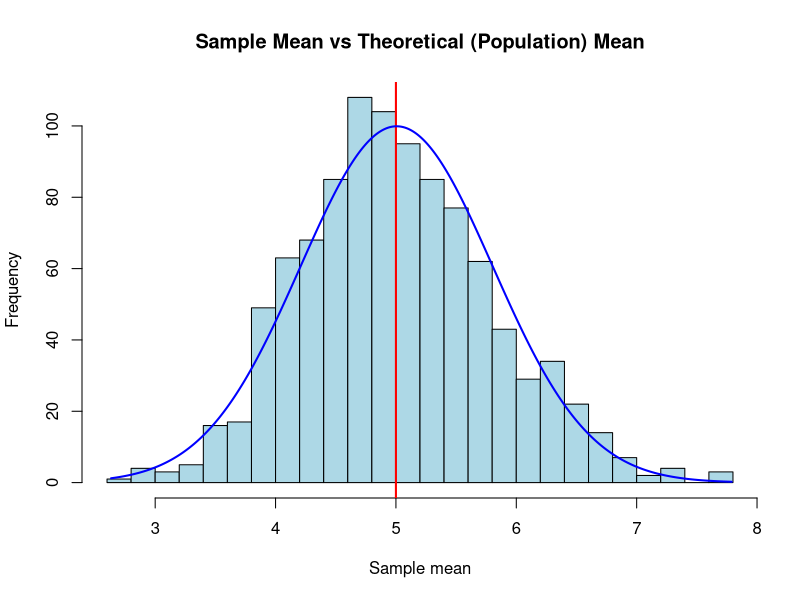
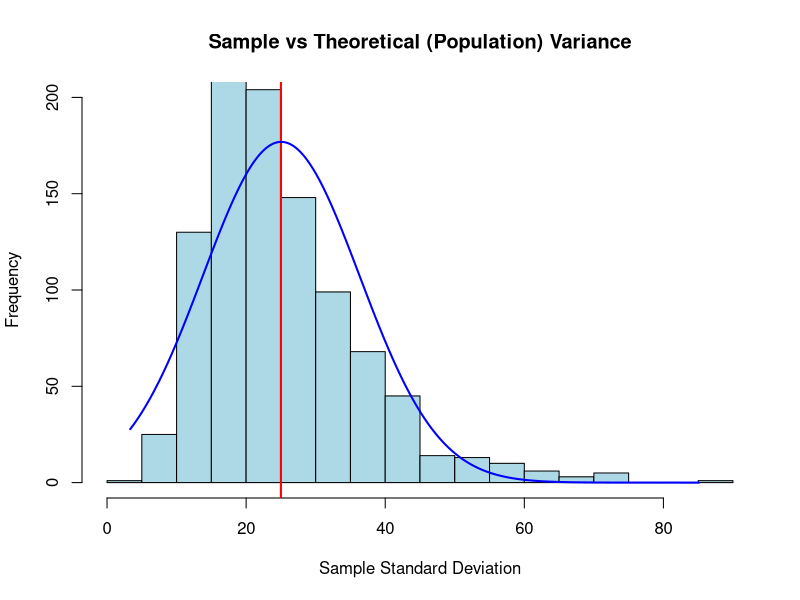

The R script that drew these images, in order:
## ---- chunk 1
set.seed(20150810)
lambda <- 0.2
mns    <- NULL
for (i in 1:1000) mns = c(mns, mean(rexp(40, rate = lambda)))
h <- hist(mns, col="lightblue", breaks=20, xlab="Sample mean", 
          main="Sample Mean vs Theoretical (Population) Mean")
abline(v=1/lambda, col="red", lwd=2)
xfit <- seq(min(mns), max(mns), length=1000) 
yfit <- dnorm(xfit, mean=mean(mns), sd=sd(mns))
yfit <- yfit*diff(h$mids[1:2])*length(mns)
lines(xfit, yfit, col="blue", lwd=2)
## ---- chunk 2
set.seed(20150710)
lambda <- 0.2
n      <- 40
nosim  <- 1000
exp_df <- data.frame(matrix(rexp(n*nosim, rate=lambda), nrow=nosim, ncol=n))
vars   <- apply(exp_df, 1, var)
h <- hist(vars, col="lightblue", breaks=20, xlab="Sample Standard Deviation", 
          main="Sample vs Theoretical (Population) Variance", ylim=c(0,200))
abline(v=(1/lambda)^2, col="red", lwd=2)
xfit <- seq(min(vars), max(vars), length=1000) 
yfit <- dnorm(xfit, mean=mean(vars), sd=sd(vars))
yfit <- yfit*diff(h$mids[1:2])*length(vars)
lines(xfit, yfit, col="blue", lwd=2)
